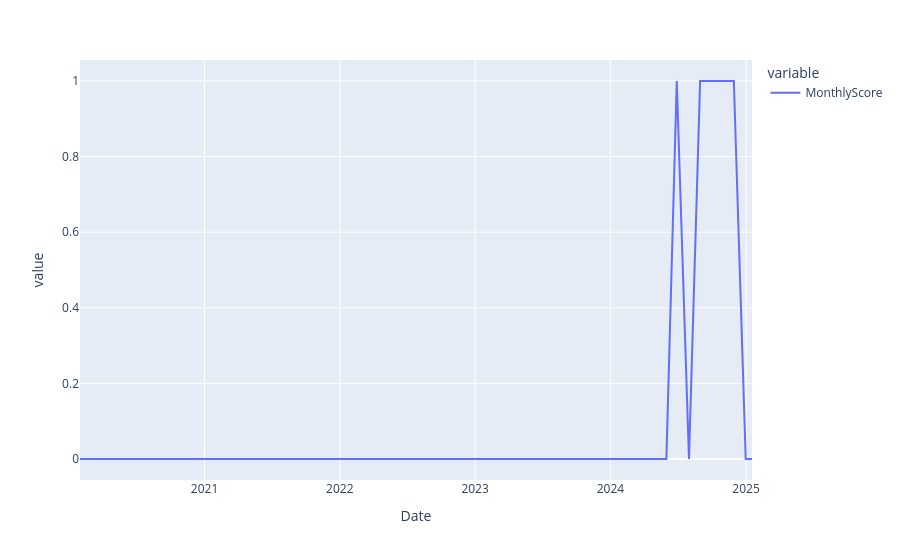

The cell this chart's notebook holds for it:
### Code cell
pd.options.plotting.backend = "plotly"
bb_conscore["MonthlyScore"].plot()

### Figure 1 — Plotly figure (JSON) as saved in the notebook; plotly's stock layout.template omitted (floating-point values rounded to 4 significant figures)
{"data": [{"hovertemplate": "variable=MonthlyScore<br>Date=%{x}<br>value=%{y}<extra></extra>", "legendgroup": "MonthlyScore", "line": {"color": "#636efa", "dash": "solid"}, "marker": {"symbol": "circle"}, "mode": "lines", "name": "MonthlyScore", "orientation": "v", "showlegend": true, "type": "scatter", "x": ["2020-01-31T00:00:00", "2020-02-28T00:00:00", "2020-03-31T00:00:00", "2020-04-30T00:00:00", "2020-05-29T00:00:00", "2020-06-30T00:00:00", "2020-07-31T00:00:00", "2020-08-31T00:00:00", "2020-09-30T00:00:00", "2020-10-30T00:00:00", "2020-11-30T00:00:00", "2020-12-31T00:00:00", "2021-01-29T00:00:00", "2021-02-26T00:00:00", "2021-03-31T00:00:00", "2021-04-30T00:00:00", "2021-05-28T00:00:00", "2021-06-30T00:00:00", "2021-07-30T00:00:00", "2021-08-31T00:00:00", "2021-09-30T00:00:00", "2021-10-29T00:00:00", "2021-11-30T00:00:00", "2021-12-31T00:00:00", "2022-01-31T00:00:00", "2022-02-28T00:00:00", "2022-03-31T00:00:00", "2022-04-29T00:00:00", "2022-05-31T00:00:00", "2022-06-30T00:00:00", "2022-07-29T00:00:00", "2022-08-31T00:00:00", "2022-09-30T00:00:00", "2022-10-31T00:00:00", "2022-11-30T00:00:00", "2022-12-30T00:00:00", "2023-01-31T00:00:00", "2023-02-28T00:00:00", "2023-03-31T00:00:00", "2023-04-28T00:00:00", "2023-05-31T00:00:00", "2023-06-30T00:00:00", "2023-07-31T00:00:00", "2023-08-31T00:00:00", "2023-09-29T00:00:00", "2023-10-31T00:00:00", "2023-11-30T00:00:00", "2023-12-29T00:00:00", "2024-01-31T00:00:00", "2024-02-29T00:00:00", "2024-03-28T00:00:00", "2024-04-30T00:00:00", "2024-05-31T00:00:00", "2024-06-28T00:00:00", "2024-07-31T00:00:00", "2024-08-30T00:00:00", "2024-09-30T00:00:00", "2024-10-31T00:00:00", "2024-11-29T00:00:00", "2024-12-31T00:00:00", "2025-01-17T00:00:00"], "xaxis": "x", "y": [0, 0, 0, 0, 0, 0, 0, 0, 0, 0, 0, 0, 0, 0, 0, 0, 0, 0, 0, 0, 0, 0, 0, 0, 0, 0, 0, 0, 0, 0, 0, 0, 0, 0, 0, 0, 0, 0, 0, 0, 0, 0, 0, 0, 0, 0, 0, 0, 0, 0, 0, 0, 0, 1, 0, 1, 1, 1, 1, 0, 0], "yaxis": "y"}], "layout": {"legend": {"title": {"text": "variable"}, "tracegroupgap": 0}, "margin": {"t": 60}, "xaxis": {"anchor": "y", "domain": [0, 1], "title": {"text": "Date"}}, "yaxis": {"anchor": "x", "domain": [0, 1], "title": {"text": "value"}}}}
